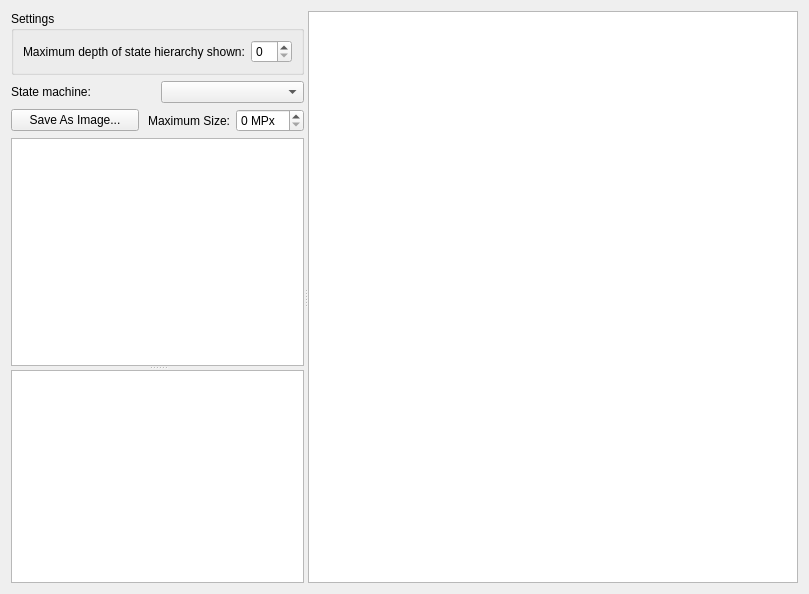
<?xml version="1.0" encoding="UTF-8"?>
<ui version="4.0">
 <class>GammaRay::StateMachineViewer</class>
 <widget class="QWidget" name="GammaRay::StateMachineViewer">
  <property name="geometry">
   <rect>
    <x>0</x>
    <y>0</y>
    <width>809</width>
    <height>594</height>
   </rect>
  </property>
  <layout class="QVBoxLayout" name="verticalLayout_2">
   <item>
    <widget class="QSplitter" name="verticalSplitter">
     <property name="orientation">
      <enum>Qt::Horizontal</enum>
     </property>
     <widget class="QSplitter" name="splitter">
      <property name="orientation">
       <enum>Qt::Vertical</enum>
      </property>
      <widget class="QWidget" name="layoutWidget">
       <layout class="QVBoxLayout" name="verticalLayout">
        <item>
         <widget class="QGroupBox" name="depthGroupBox">
          <property name="title">
           <string>Settings</string>
          </property>
          <layout class="QGridLayout" name="gridLayout_4">
           <item row="0" column="0">
            <widget class="QLabel" name="depthlLabel">
             <property name="text">
              <string>Maximum depth of state hierarchy shown:</string>
             </property>
             <property name="buddy">
              <cstring>depthSpinBox</cstring>
             </property>
            </widget>
           </item>
           <item row="0" column="1">
            <widget class="QSpinBox" name="depthSpinBox">
             <property name="value">
              <number>0</number>
             </property>
            </widget>
           </item>
          </layout>
         </widget>
        </item>
        <item>
         <layout class="QHBoxLayout" name="horizontalLayout">
          <item>
           <widget class="QLabel" name="label_2">
            <property name="text">
             <string>State machine:</string>
            </property>
            <property name="buddy">
             <cstring>stateMachinesView</cstring>
            </property>
           </widget>
          </item>
          <item>
           <widget class="QComboBox" name="stateMachinesView">
            <property name="sizeAdjustPolicy">
             <enum>QComboBox::AdjustToContents</enum>
            </property>
           </widget>
          </item>
         </layout>
        </item>
        <item>
         <layout class="QHBoxLayout" name="horizontalLayout_2" stretch="3,2,1">
          <item>
           <widget class="QPushButton" name="exportButton">
            <property name="text">
             <string>Save As Image...</string>
            </property>
           </widget>
          </item>
          <item>
           <widget class="QLabel" name="maxMegaPixelsLabel">
            <property name="toolTip">
             <string>&lt;qt&gt;Limits the maximum size of the exported image file. Zooming could otherwise make the image extremely large. The number given is in units of mega pixel.&lt;/qt&gt;</string>
            </property>
            <property name="text">
             <string>Maximum Size:</string>
            </property>
            <property name="alignment">
             <set>Qt::AlignRight|Qt::AlignTrailing|Qt::AlignVCenter</set>
            </property>
            <property name="buddy">
             <cstring>maxMegaPixelsSpinBox</cstring>
            </property>
           </widget>
          </item>
          <item>
           <widget class="QSpinBox" name="maxMegaPixelsSpinBox">
            <property name="toolTip">
             <string>&lt;qt&gt;Limits the maximum size of the exported image file. Zooming could otherwise make the image extremely large. The number given is in units of mega pixel.&lt;/qt&gt;</string>
            </property>
            <property name="text" stdset="0">
             <string>0 MPx</string>
            </property>
            <property name="suffix">
             <string comment="mega pixel unit"> MPx</string>
            </property>
           </widget>
          </item>
         </layout>
        </item>
        <item>
         <widget class="QTreeView" name="singleStateMachineView">
          <property name="uniformRowHeights">
           <bool>true</bool>
          </property>
          <attribute name="headerStretchLastSection">
           <bool>false</bool>
          </attribute>
         </widget>
        </item>
       </layout>
      </widget>
      <widget class="QPlainTextEdit" name="plainTextEdit">
       <property name="readOnly">
        <bool>true</bool>
       </property>
       <property name="maximumBlockCount">
        <number>100</number>
       </property>
       <property name="centerOnScroll">
        <bool>false</bool>
       </property>
      </widget>
     </widget>
     <widget class="StateMachineView" name="graphicsView">
      <property name="sizePolicy">
       <sizepolicy hsizetype="Expanding" vsizetype="Expanding">
        <horstretch>1</horstretch>
        <verstretch>0</verstretch>
       </sizepolicy>
      </property>
     </widget>
    </widget>
   </item>
  </layout>
  <action name="actionStartStopStateMachine">
   <property name="text">
    <string>Start/Stop State Machine</string>
   </property>
  </action>
 </widget>
 <customwidgets>
  <customwidget>
   <class>StateMachineView</class>
   <extends>QGraphicsView</extends>
   <header>statemachineview.h</header>
  </customwidget>
 </customwidgets>
 <resources/>
 <connections/>
</ui>
